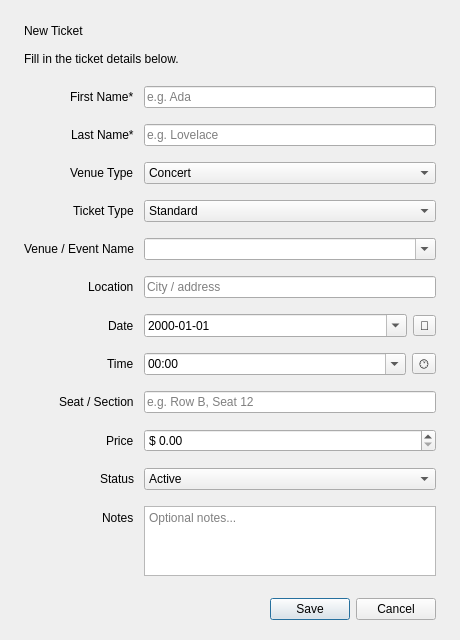
<?xml version="1.0" encoding="UTF-8"?>
<ui version="4.0">
 <class>TicketDialog</class>
 <widget class="QDialog" name="TicketDialog">
  <property name="geometry">
   <rect>
    <x>0</x>
    <y>0</y>
    <width>460</width>
    <height>640</height>
   </rect>
  </property>
  <property name="windowTitle">
   <string>Ticket</string>
  </property>
  <property name="modal">
   <bool>true</bool>
  </property>
  <layout class="QVBoxLayout" name="outerLayout">
   <property name="leftMargin">
    <number>24</number>
   </property>
   <property name="topMargin">
    <number>24</number>
   </property>
   <property name="rightMargin">
    <number>24</number>
   </property>
   <property name="bottomMargin">
    <number>20</number>
   </property>
   <property name="spacing">
    <number>14</number>
   </property>
   <item>
    <widget class="QLabel" name="titleLabel">
     <property name="text">
      <string>New Ticket</string>
     </property>
    </widget>
   </item>
   <item>
    <widget class="QLabel" name="subtitleLabel">
     <property name="text">
      <string>Fill in the ticket details below.</string>
     </property>
    </widget>
   </item>
   <item>
    <layout class="QFormLayout" name="formLayout">
     <property name="labelAlignment">
      <set>Qt::AlignRight|Qt::AlignVCenter</set>
     </property>
     <property name="horizontalSpacing">
      <number>10</number>
     </property>
     <property name="verticalSpacing">
      <number>10</number>
     </property>
     <item row="0" column="0">
      <widget class="QLabel" name="firstNameLabel">
       <property name="text">
        <string>First Name*</string>
       </property>
      </widget>
     </item>
     <item row="0" column="1">
      <widget class="QLineEdit" name="firstNameEdit">
       <property name="placeholderText">
        <string>e.g. Ada</string>
       </property>
      </widget>
     </item>
     <item row="1" column="0">
      <widget class="QLabel" name="lastNameLabel">
       <property name="text">
        <string>Last Name*</string>
       </property>
      </widget>
     </item>
     <item row="1" column="1">
      <widget class="QLineEdit" name="lastNameEdit">
       <property name="placeholderText">
        <string>e.g. Lovelace</string>
       </property>
      </widget>
     </item>
     <item row="2" column="0">
      <widget class="QLabel" name="venueTypeLabel">
       <property name="text">
        <string>Venue Type</string>
       </property>
      </widget>
     </item>
     <item row="2" column="1">
      <widget class="QComboBox" name="venueTypeCombo">
        <item>
         <property name="text">
          <string>Concert</string>
         </property>
        </item>
        <item>
         <property name="text">
          <string>Theater</string>
         </property>
        </item>
        <item>
         <property name="text">
          <string>Sports</string>
         </property>
        </item>
        <item>
         <property name="text">
          <string>Conference</string>
         </property>
        </item>
        <item>
         <property name="text">
          <string>Cinema</string>
         </property>
        </item>
        <item>
         <property name="text">
          <string>Festival</string>
         </property>
        </item>
        <item>
         <property name="text">
          <string>Exhibition</string>
         </property>
        </item>
        <item>
         <property name="text">
          <string>Comedy Show</string>
         </property>
        </item>
        <item>
         <property name="text">
          <string>Other</string>
         </property>
        </item>
      </widget>
     </item>
     <item row="3" column="0">
      <widget class="QLabel" name="ticketTypeLabel">
       <property name="text">
        <string>Ticket Type</string>
       </property>
      </widget>
     </item>
     <item row="3" column="1">
      <widget class="QComboBox" name="ticketTypeCombo">
        <item>
         <property name="text">
          <string>Standard</string>
         </property>
        </item>
        <item>
         <property name="text">
          <string>VIP</string>
         </property>
        </item>
        <item>
         <property name="text">
          <string>Early Bird</string>
         </property>
        </item>
        <item>
         <property name="text">
          <string>Group</string>
         </property>
        </item>
        <item>
         <property name="text">
          <string>Student</string>
         </property>
        </item>
        <item>
         <property name="text">
          <string>Season Pass</string>
         </property>
        </item>
        <item>
         <property name="text">
          <string>Backstage</string>
         </property>
        </item>
        <item>
         <property name="text">
          <string>Other</string>
         </property>
        </item>
      </widget>
     </item>
     <item row="4" column="0">
      <widget class="QLabel" name="venueNameLabel">
       <property name="text">
        <string>Venue / Event Name</string>
       </property>
      </widget>
     </item>
     <item row="4" column="1">
      <widget class="QComboBox" name="venueNameCombo">
       <property name="editable">
        <bool>true</bool>
       </property>
      </widget>
     </item>
     <item row="5" column="0">
      <widget class="QLabel" name="locationLabel">
       <property name="text">
        <string>Location</string>
       </property>
      </widget>
     </item>
     <item row="5" column="1">
      <widget class="QLineEdit" name="locationEdit">
       <property name="placeholderText">
        <string>City / address</string>
       </property>
      </widget>
     </item>
     <item row="6" column="0">
      <widget class="QLabel" name="dateLabel">
       <property name="text">
        <string>Date</string>
       </property>
      </widget>
     </item>
     <item row="6" column="1">
      <layout class="QHBoxLayout" name="dateRow">
       <property name="spacing">
        <number>6</number>
       </property>
       <item>
        <widget class="QDateEdit" name="dateEdit">
         <property name="calendarPopup">
          <bool>true</bool>
         </property>
         <property name="displayFormat">
          <string>yyyy-MM-dd</string>
         </property>
        </widget>
       </item>
       <item>
        <widget class="QToolButton" name="dateCalendarButton">
         <property name="text">
          <string>📅</string>
         </property>
         <property name="toolTip">
          <string>Pick a date</string>
         </property>
        </widget>
       </item>
      </layout>
     </item>
     <item row="7" column="0">
      <widget class="QLabel" name="timeLabel">
       <property name="text">
        <string>Time</string>
       </property>
      </widget>
     </item>
     <item row="7" column="1">
      <layout class="QHBoxLayout" name="timeRow">
       <property name="spacing">
        <number>6</number>
       </property>
       <item>
        <widget class="QComboBox" name="timeCombo">
         <property name="editable">
          <bool>true</bool>
         </property>
        <item>
         <property name="text">
          <string>00:00</string>
         </property>
        </item>
        <item>
         <property name="text">
          <string>00:30</string>
         </property>
        </item>
        <item>
         <property name="text">
          <string>01:00</string>
         </property>
        </item>
        <item>
         <property name="text">
          <string>01:30</string>
         </property>
        </item>
        <item>
         <property name="text">
          <string>02:00</string>
         </property>
        </item>
        <item>
         <property name="text">
          <string>02:30</string>
         </property>
        </item>
        <item>
         <property name="text">
          <string>03:00</string>
         </property>
        </item>
        <item>
         <property name="text">
          <string>03:30</string>
         </property>
        </item>
        <item>
         <property name="text">
          <string>04:00</string>
         </property>
        </item>
        <item>
         <property name="text">
          <string>04:30</string>
         </property>
        </item>
        <item>
         <property name="text">
          <string>05:00</string>
         </property>
        </item>
        <item>
         <property name="text">
          <string>05:30</string>
         </property>
        </item>
        <item>
         <property name="text">
          <string>06:00</string>
         </property>
        </item>
        <item>
         <property name="text">
          <string>06:30</string>
         </property>
        </item>
        <item>
         <property name="text">
          <string>07:00</string>
         </property>
        </item>
        <item>
         <property name="text">
          <string>07:30</string>
         </property>
        </item>
        <item>
         <property name="text">
          <string>08:00</string>
         </property>
        </item>
        <item>
         <property name="text">
          <string>08:30</string>
         </property>
        </item>
        <item>
         <property name="text">
          <string>09:00</string>
         </property>
        </item>
        <item>
         <property name="text">
          <string>09:30</string>
         </property>
        </item>
        <item>
         <property name="text">
          <string>10:00</string>
         </property>
        </item>
        <item>
         <property name="text">
          <string>10:30</string>
         </property>
        </item>
        <item>
         <property name="text">
          <string>11:00</string>
         </property>
        </item>
        <item>
         <property name="text">
          <string>11:30</string>
         </property>
        </item>
        <item>
         <property name="text">
          <string>12:00</string>
         </property>
        </item>
        <item>
         <property name="text">
          <string>12:30</string>
         </property>
        </item>
        <item>
         <property name="text">
          <string>13:00</string>
         </property>
        </item>
        <item>
         <property name="text">
          <string>13:30</string>
         </property>
        </item>
        <item>
         <property name="text">
          <string>14:00</string>
         </property>
        </item>
        <item>
         <property name="text">
          <string>14:30</string>
         </property>
        </item>
        <item>
         <property name="text">
          <string>15:00</string>
         </property>
        </item>
        <item>
         <property name="text">
          <string>15:30</string>
         </property>
        </item>
        <item>
         <property name="text">
          <string>16:00</string>
         </property>
        </item>
        <item>
         <property name="text">
          <string>16:30</string>
         </property>
        </item>
        <item>
         <property name="text">
          <string>17:00</string>
         </property>
        </item>
        <item>
         <property name="text">
          <string>17:30</string>
         </property>
        </item>
        <item>
         <property name="text">
          <string>18:00</string>
         </property>
        </item>
        <item>
         <property name="text">
          <string>18:30</string>
         </property>
        </item>
        <item>
         <property name="text">
          <string>19:00</string>
         </property>
        </item>
        <item>
         <property name="text">
          <string>19:30</string>
         </property>
        </item>
        <item>
         <property name="text">
          <string>20:00</string>
         </property>
        </item>
        <item>
         <property name="text">
          <string>20:30</string>
         </property>
        </item>
        <item>
         <property name="text">
          <string>21:00</string>
         </property>
        </item>
        <item>
         <property name="text">
          <string>21:30</string>
         </property>
        </item>
        <item>
         <property name="text">
          <string>22:00</string>
         </property>
        </item>
        <item>
         <property name="text">
          <string>22:30</string>
         </property>
        </item>
        <item>
         <property name="text">
          <string>23:00</string>
         </property>
        </item>
        <item>
         <property name="text">
          <string>23:30</string>
         </property>
        </item>
        </widget>
       </item>
       <item>
        <widget class="QToolButton" name="timeClockButton">
         <property name="text">
          <string>🕐</string>
         </property>
         <property name="toolTip">
          <string>Pick a time</string>
         </property>
        </widget>
       </item>
      </layout>
     </item>
     <item row="8" column="0">
      <widget class="QLabel" name="seatLabel">
       <property name="text">
        <string>Seat / Section</string>
       </property>
      </widget>
     </item>
     <item row="8" column="1">
      <widget class="QLineEdit" name="seatEdit">
       <property name="placeholderText">
        <string>e.g. Row B, Seat 12</string>
       </property>
      </widget>
     </item>
     <item row="9" column="0">
      <widget class="QLabel" name="priceLabel">
       <property name="text">
        <string>Price</string>
       </property>
      </widget>
     </item>
     <item row="9" column="1">
      <widget class="QDoubleSpinBox" name="priceSpin">
       <property name="prefix">
        <string>$ </string>
       </property>
       <property name="maximum">
        <double>1000000.000000000</double>
       </property>
       <property name="decimals">
        <number>2</number>
       </property>
      </widget>
     </item>
     <item row="10" column="0">
      <widget class="QLabel" name="statusLabel">
       <property name="text">
        <string>Status</string>
       </property>
      </widget>
     </item>
     <item row="10" column="1">
      <widget class="QComboBox" name="statusCombo">
        <item>
         <property name="text">
          <string>Active</string>
         </property>
        </item>
        <item>
         <property name="text">
          <string>Used</string>
         </property>
        </item>
        <item>
         <property name="text">
          <string>Cancelled</string>
         </property>
        </item>
        <item>
         <property name="text">
          <string>Refunded</string>
         </property>
        </item>
      </widget>
     </item>
     <item row="11" column="0">
      <widget class="QLabel" name="notesLabel">
       <property name="text">
        <string>Notes</string>
       </property>
      </widget>
     </item>
     <item row="11" column="1">
      <widget class="QTextEdit" name="notesEdit">
       <property name="placeholderText">
        <string>Optional notes...</string>
       </property>
       <property name="maximumSize">
        <size>
         <width>16777215</width>
         <height>70</height>
        </size>
       </property>
      </widget>
     </item>
    </layout>
   </item>
   <item>
    <widget class="QDialogButtonBox" name="buttonBox">
     <property name="orientation">
      <enum>Qt::Horizontal</enum>
     </property>
     <property name="standardButtons">
      <set>QDialogButtonBox::Cancel|QDialogButtonBox::Save</set>
     </property>
    </widget>
   </item>
  </layout>
 </widget>
 <resources/>
 <connections/>
</ui>
